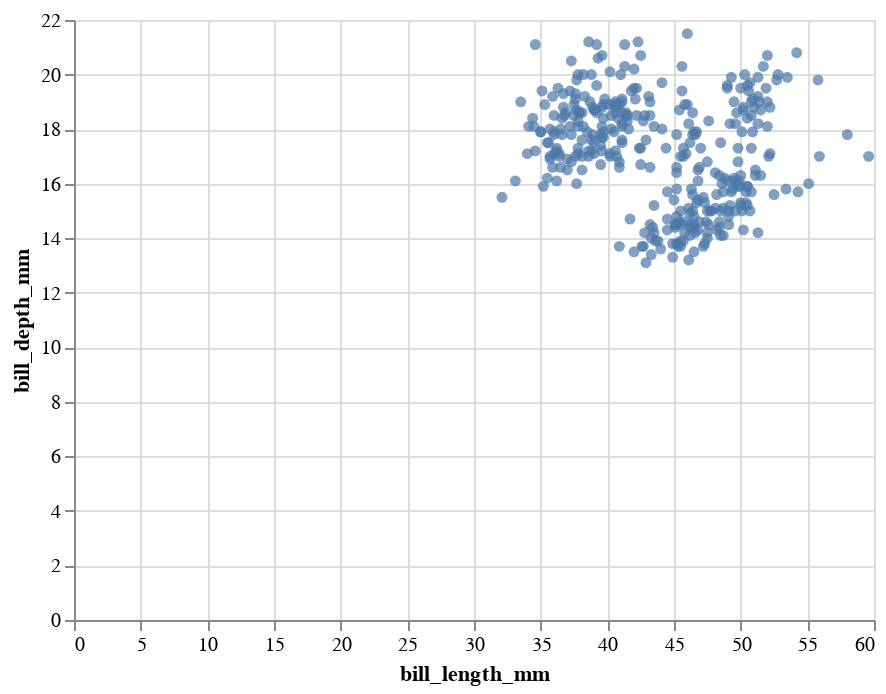

Write notebook code for a chart like this one.
### Markdown cell above
## Quick Interactive
Notice the use of `.interactive()` in the scatterplot between bill length and depth, which allows the user to scroll and pan through the visualization. Since this is such a common request, Altair provides it by default!

### Code cell
alt.Chart(penguins).mark_circle().encode(
  x="bill_length_mm:Q",
  y="bill_depth_mm:Q"
).interactive()

### Figure 1 — Vega-Lite specification as saved in the notebook (floating-point values rounded to 4 significant figures; data arrays with more than 128 entries replaced by an {"elided": "..."} marker saying what was removed)
{"config": {"view": {"continuousWidth": 400, "continuousHeight": 300}}, "data": {"name": "data-b7c687cb693e1e8c2f5bcd6bc21fbdc8"}, "mark": "circle", "encoding": {"x": {"field": "bill_length_mm", "type": "quantitative"}, "y": {"field": "bill_depth_mm", "type": "quantitative"}}, "selection": {"selector002": {"type": "interval", "bind": "scales", "encodings": ["x", "y"]}}, "$schema": "https://vega.github.io/schema/vega-lite/v4.17.0.json", "datasets": {"data-b7c687cb693e1e8c2f5bcd6bc21fbdc8": {"elided": "342 records"}}}
